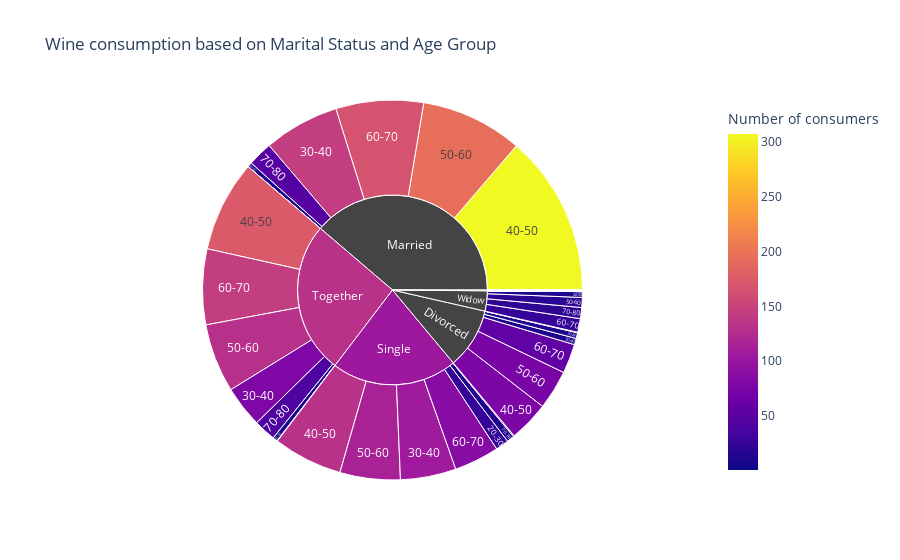

The notebook cell this image was saved under:
### Code cell
df = wine_data.groupby(['MaritalStat','Age Group']).count()['CustId'].reset_index()
df = df.rename(columns={'CustId':'Number of consumers'})
px.sunburst(
    df, 
    path=['MaritalStat','Age Group'],
    values='Number of consumers',
    color='Number of consumers',
    title='Wine consumption based on Marital Status and Age Group')

### Figure 1 — Plotly figure (JSON) as saved in the notebook; plotly's stock layout.template omitted (floating-point values rounded to 4 significant figures)
{"data": [{"branchvalues": "total", "customdata": [[null], [null], [9], [25], [9], [null], [1], [12], [144], [106], [79], [null], [1], [77], [307], [132], [174], [11], [null], [75], [194], [115], [131], [19], [1], [56], [167], [86], [144], [26], [null], [11], [47], [14], [42], [21], [null], [1], [null], [2], [1], [null], [null], [null], [null], [104.4], [131.5], [null]], "domain": {"x": [0, 1], "y": [0, 1]}, "hovertemplate": "labels=%{label}<br>Number of consumers_sum=%{value}<br>parent=%{parent}<br>id=%{id}<br>Number of consumers=%{color}<extra></extra>", "ids": ["Alone/20-30", "Divorced/20-30", "Married/20-30", "Single/20-30", "Together/20-30", "Widow/20-30", "Alone/30-40", "Divorced/30-40", "Married/30-40", "Single/30-40", "Together/30-40", "Widow/30-40", "Alone/40-50", "Divorced/40-50", "Married/40-50", "Single/40-50", "Together/40-50", "Widow/40-50", "Alone/50-60", "Divorced/50-60", "Married/50-60", "Single/50-60", "Together/50-60", "Widow/50-60", "Alone/60-70", "Divorced/60-70", "Married/60-70", "Single/60-70", "Together/60-70", "Widow/60-70", "Alone/70-80", "Divorced/70-80", "Married/70-80", "Single/70-80", "Together/70-80", "Widow/70-80", "Alone/80+", "Divorced/80+", "Married/80+", "Single/80+", "Together/80+", "Widow/80+", "Alone", "Divorced", "Married", "Single", "Together", "Widow"], "labels": ["20-30", "20-30", "20-30", "20-30", "20-30", "20-30", "30-40", "30-40", "30-40", "30-40", "30-40", "30-40", "40-50", "40-50", "40-50", "40-50", "40-50", "40-50", "50-60", "50-60", "50-60", "50-60", "50-60", "50-60", "60-70", "60-70", "60-70", "60-70", "60-70", "60-70", "70-80", "70-80", "70-80", "70-80", "70-80", "70-80", "80+", "80+", "80+", "80+", "80+", "80+", "Alone", "Divorced", "Married", "Single", "Together", "Widow"], "marker": {"coloraxis": "coloraxis", "colors": [null, null, 9, 25, 9, null, 1, 12, 144, 106, 79, null, 1, 77, 307, 132, 174, 11, null, 75, 194, 115, 131, 19, 1, 56, 167, 86, 144, 26, null, 11, 47, 14, 42, 21, null, 1, null, 2, 1, null, null, null, null, 104.4, 131.5, null]}, "name": "", "parents": ["Alone", "Divorced", "Married", "Single", "Together", "Widow", "Alone", "Divorced", "Married", "Single", "Together", "Widow", "Alone", "Divorced", "Married", "Single", "Together", "Widow", "Alone", "Divorced", "Married", "Single", "Together", "Widow", "Alone", "Divorced", "Married", "Single", "Together", "Widow", "Alone", "Divorced", "Married", "Single", "Together", "Widow", "Alone", "Divorced", "Married", "Single", "Together", "Widow", "", "", "", "", "", ""], "type": "sunburst", "values": [0, 0, 9, 25, 9, 0, 1, 12, 144, 106, 79, 0, 1, 77, 307, 132, 174, 11, 0, 75, 194, 115, 131, 19, 1, 56, 167, 86, 144, 26, 0, 11, 47, 14, 42, 21, 0, 1, 0, 2, 1, 0, 3, 232, 868, 480, 580, 77]}], "layout": {"autosize": true, "coloraxis": {"colorbar": {"title": {"text": "Number of consumers"}}, "colorscale": [[0, "#0d0887"], [0.1111, "#46039f"], [0.2222, "#7201a8"], [0.3333, "#9c179e"], [0.4444, "#bd3786"], [0.5556, "#d8576b"], [0.6667, "#ed7953"], [0.7778, "#fb9f3a"], [0.8889, "#fdca26"], [1, "#f0f921"]]}, "legend": {"tracegroupgap": 0}, "title": {"text": "Wine consumption based on Marital Status and Age Group"}}}
